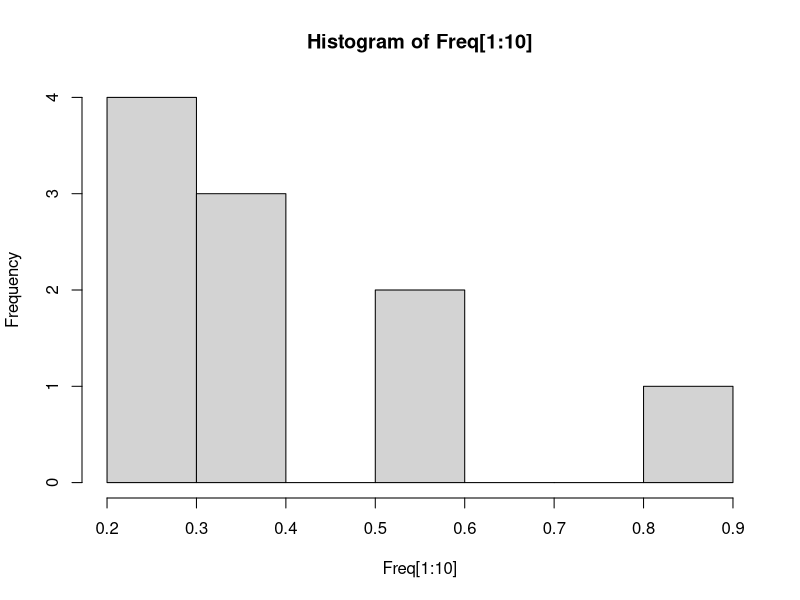
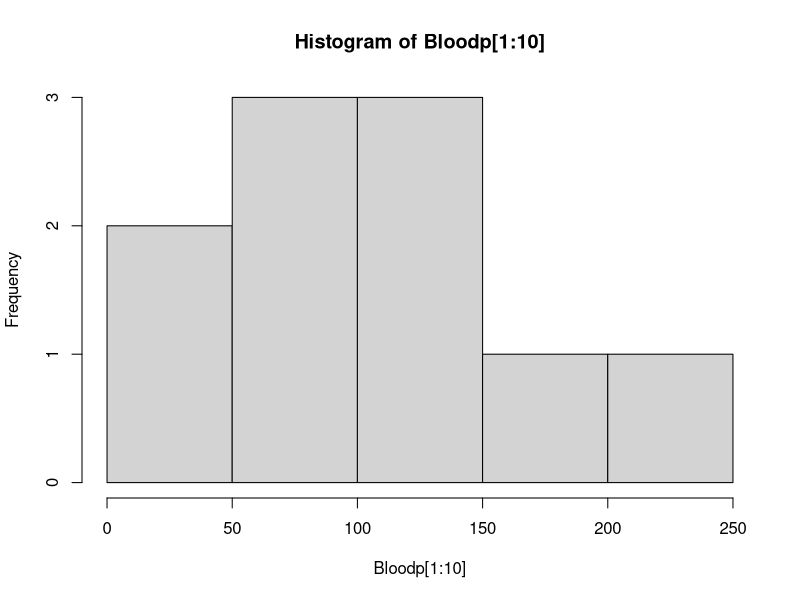
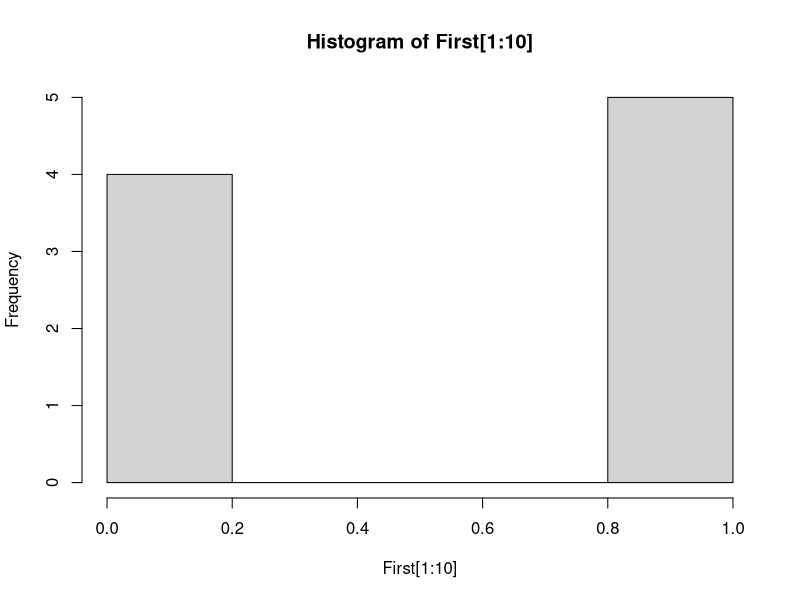
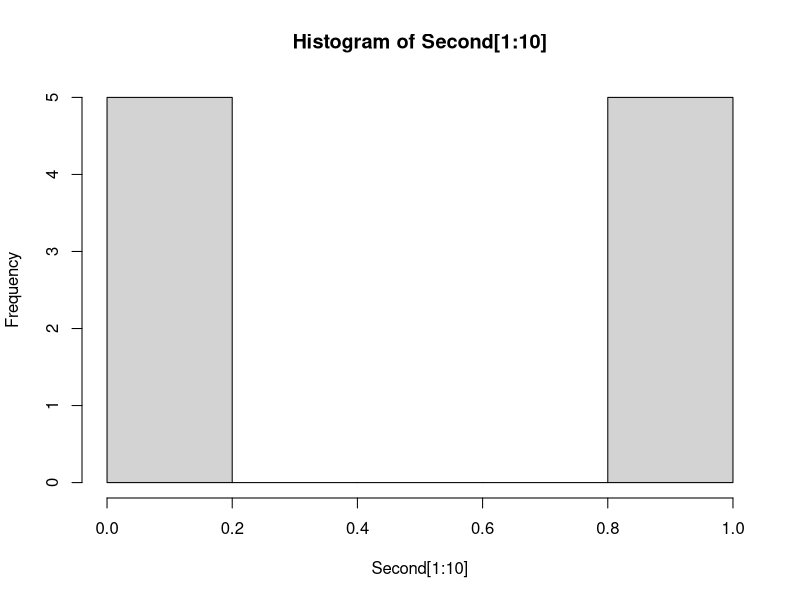
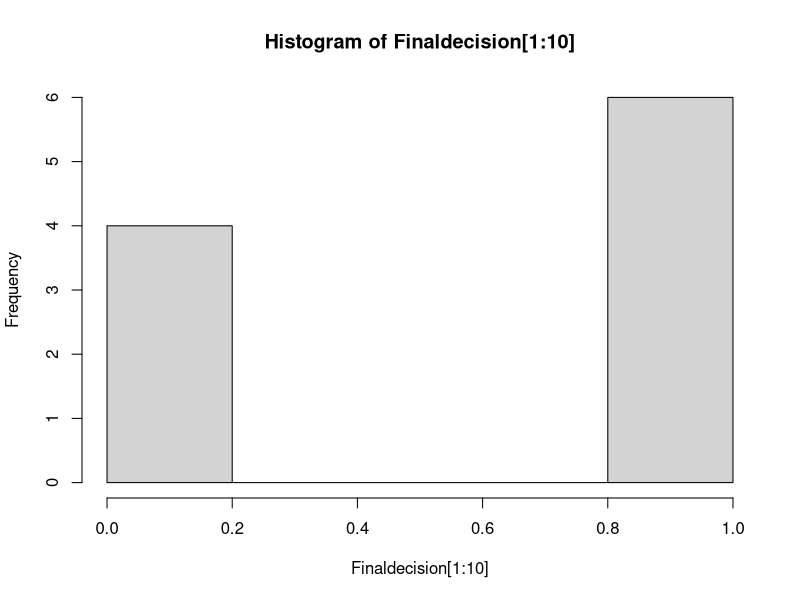
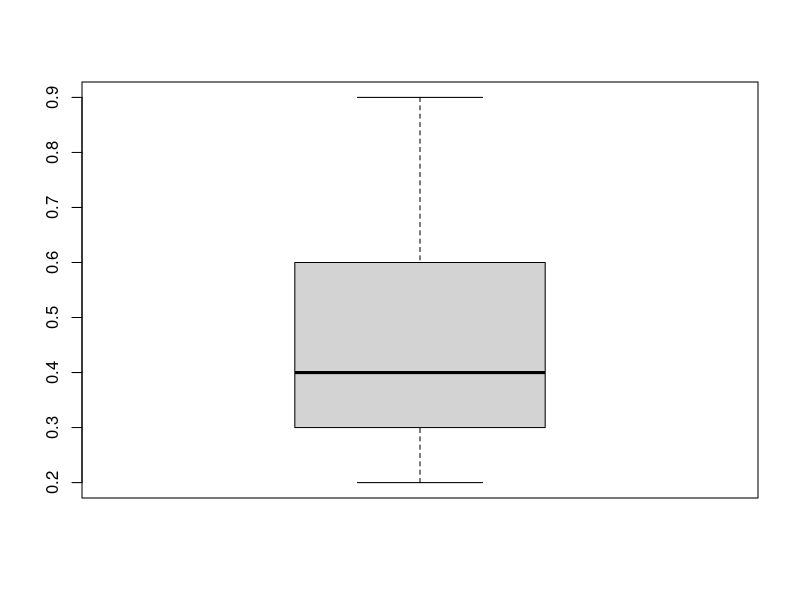
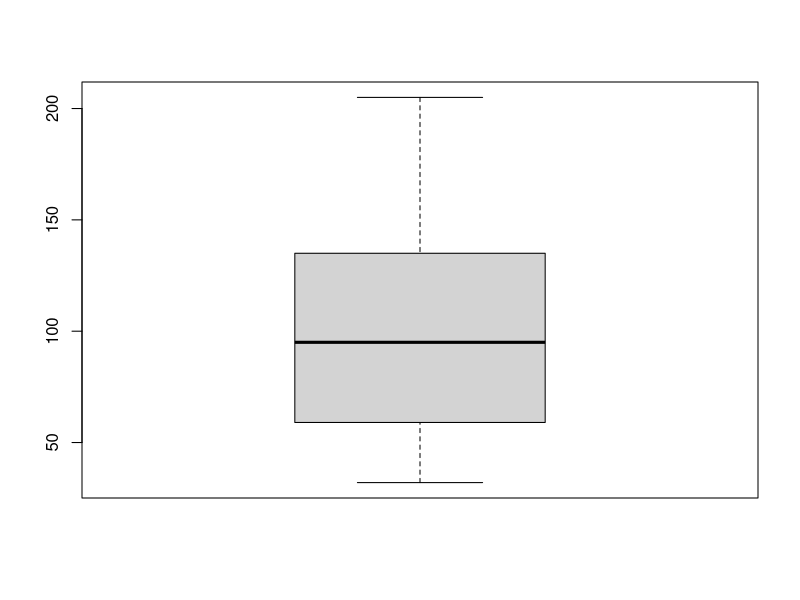
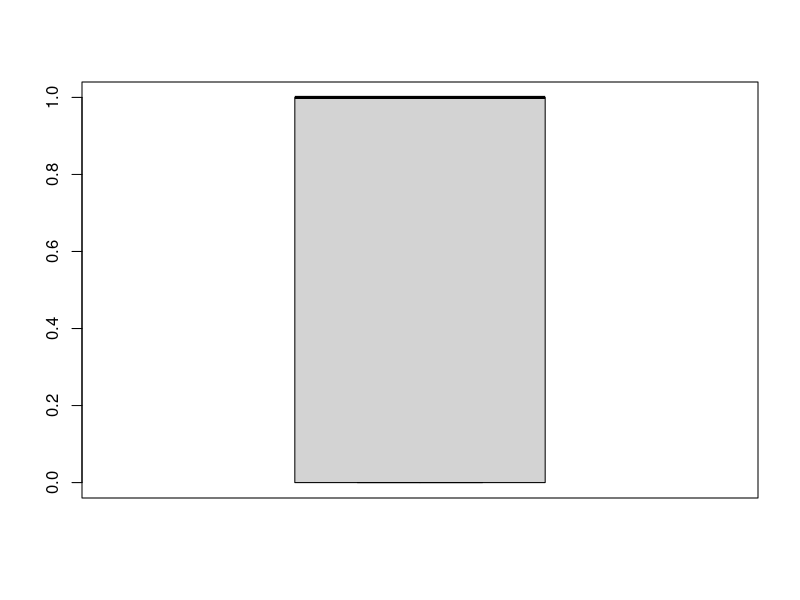

Write R code to recreate these figures, in order.
Freq <- c(0.6,0.3,0.4,0.4,0.2,0.6,0.3,0.4,0.9,0.2)
Bloodp <- c(103,87,32,42,59,109,78,205,135,176)
First <- c(1,1,1,1,0,0,0,0,1)
Second <- c(0,0,1,1,0,0,0,1,1,1,1)
Finaldecision <- c(0,1,0,1,0,1,0,1,1,1)
hist(Freq[1:10])
hist(Bloodp[1:10])
hist(First[1:10])
hist(Second[1:10])
hist(Finaldecision[1:10])
boxplot(Freq[1:10])
boxplot(Bloodp[1:10])
boxplot(First[1:9])
boxplot(Second[1:10])
boxplot(Finaldecision[1:10])